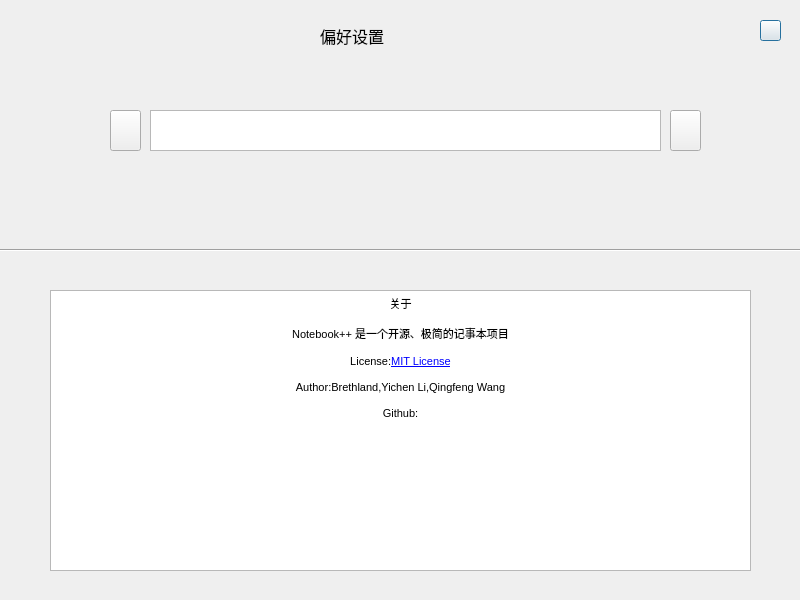
<?xml version="1.0" encoding="UTF-8"?>
<ui version="4.0">
 <class>settings</class>
 <widget class="QDialog" name="settings">
  <property name="geometry">
   <rect>
    <x>0</x>
    <y>0</y>
    <width>800</width>
    <height>600</height>
   </rect>
  </property>
  <property name="minimumSize">
   <size>
    <width>640</width>
    <height>480</height>
   </size>
  </property>
  <property name="maximumSize">
   <size>
    <width>1024</width>
    <height>768</height>
   </size>
  </property>
  <property name="windowTitle">
   <string>Dialog</string>
  </property>
  <property name="styleSheet">
   <string notr="true"/>
  </property>
  <widget class="QLabel" name="settingsTitle">
   <property name="geometry">
    <rect>
     <x>320</x>
     <y>20</y>
     <width>221</width>
     <height>31</height>
    </rect>
   </property>
   <property name="font">
    <font>
     <family>Iosevka Light</family>
     <pointsize>12</pointsize>
     <weight>50</weight>
     <italic>false</italic>
     <bold>false</bold>
    </font>
   </property>
   <property name="text">
    <string>偏好设置</string>
   </property>
  </widget>
  <widget class="QPushButton" name="settingsClose">
   <property name="geometry">
    <rect>
     <x>760</x>
     <y>20</y>
     <width>21</width>
     <height>21</height>
    </rect>
   </property>
   <property name="text">
    <string/>
   </property>
   <property name="icon">
    <iconset resource="button.qrc">
     <normaloff>:/src/alt.png</normaloff>:/src/alt.png</iconset>
   </property>
   <property name="iconSize">
    <size>
     <width>30</width>
     <height>30</height>
    </size>
   </property>
  </widget>
  <widget class="QPushButton" name="lock">
   <property name="geometry">
    <rect>
     <x>110</x>
     <y>110</y>
     <width>31</width>
     <height>41</height>
    </rect>
   </property>
   <property name="text">
    <string/>
   </property>
   <property name="icon">
    <iconset resource="button.qrc">
     <normaloff>:/src/lock.png</normaloff>:/src/lock.png</iconset>
   </property>
  </widget>
  <widget class="QPushButton" name="passConfirm">
   <property name="geometry">
    <rect>
     <x>670</x>
     <y>110</y>
     <width>31</width>
     <height>41</height>
    </rect>
   </property>
   <property name="text">
    <string/>
   </property>
   <property name="icon">
    <iconset resource="button.qrc">
     <normaloff>:/src/check.png</normaloff>:/src/check.png</iconset>
   </property>
  </widget>
  <widget class="Line" name="line">
   <property name="geometry">
    <rect>
     <x>0</x>
     <y>240</y>
     <width>1071</width>
     <height>21</height>
    </rect>
   </property>
   <property name="orientation">
    <enum>Qt::Horizontal</enum>
   </property>
  </widget>
  <widget class="QTextBrowser" name="about">
   <property name="geometry">
    <rect>
     <x>50</x>
     <y>290</y>
     <width>701</width>
     <height>281</height>
    </rect>
   </property>
   <property name="styleSheet">
    <string notr="true"/>
   </property>
   <property name="html">
    <string>&lt;!DOCTYPE HTML PUBLIC &quot;-//W3C//DTD HTML 4.0//EN&quot; &quot;http://www.w3.org/TR/REC-html40/strict.dtd&quot;&gt;
&lt;html&gt;&lt;head&gt;&lt;meta name=&quot;qrichtext&quot; content=&quot;1&quot; /&gt;&lt;style type=&quot;text/css&quot;&gt;
p, li { white-space: pre-wrap; }
&lt;/style&gt;&lt;/head&gt;&lt;body style=&quot; font-family:'SimSun'; font-size:9pt; font-weight:400; font-style:normal;&quot;&gt;
&lt;p align=&quot;center&quot; style=&quot; margin-top:0px; margin-bottom:0px; margin-left:0px; margin-right:0px; -qt-block-indent:0; text-indent:0px;&quot;&gt;&lt;span style=&quot; font-size:8pt;&quot;&gt;关于&lt;/span&gt;&lt;/p&gt;
&lt;p align=&quot;center&quot; style=&quot;-qt-paragraph-type:empty; margin-top:0px; margin-bottom:0px; margin-left:0px; margin-right:0px; -qt-block-indent:0; text-indent:0px; font-size:8pt;&quot;&gt;&lt;br /&gt;&lt;/p&gt;
&lt;p align=&quot;center&quot; style=&quot; margin-top:0px; margin-bottom:0px; margin-left:0px; margin-right:0px; -qt-block-indent:0; text-indent:0px;&quot;&gt;&lt;span style=&quot; font-size:8pt;&quot;&gt;Notebook++ 是一个开源、极简的记事本项目&lt;/span&gt;&lt;/p&gt;
&lt;p align=&quot;center&quot; style=&quot;-qt-paragraph-type:empty; margin-top:0px; margin-bottom:0px; margin-left:0px; margin-right:0px; -qt-block-indent:0; text-indent:0px; font-size:8pt;&quot;&gt;&lt;br /&gt;&lt;/p&gt;
&lt;p align=&quot;center&quot; style=&quot; margin-top:0px; margin-bottom:0px; margin-left:0px; margin-right:0px; -qt-block-indent:0; text-indent:0px;&quot;&gt;&lt;span style=&quot; font-size:8pt;&quot;&gt;License:&lt;/span&gt;&lt;a href=&quot;https://opensource.org/licenses/MIT&quot;&gt;&lt;span style=&quot; font-size:8pt; text-decoration: underline; color:#0000ff;&quot;&gt;MIT License&lt;/span&gt;&lt;/a&gt;&lt;/p&gt;
&lt;p align=&quot;center&quot; style=&quot;-qt-paragraph-type:empty; margin-top:0px; margin-bottom:0px; margin-left:0px; margin-right:0px; -qt-block-indent:0; text-indent:0px; font-size:8pt;&quot;&gt;&lt;br /&gt;&lt;/p&gt;
&lt;p align=&quot;center&quot; style=&quot; margin-top:0px; margin-bottom:0px; margin-left:0px; margin-right:0px; -qt-block-indent:0; text-indent:0px;&quot;&gt;&lt;span style=&quot; font-size:8pt;&quot;&gt;Author:Brethland,Yichen Li,Qingfeng Wang&lt;/span&gt;&lt;/p&gt;
&lt;p align=&quot;center&quot; style=&quot;-qt-paragraph-type:empty; margin-top:0px; margin-bottom:0px; margin-left:0px; margin-right:0px; -qt-block-indent:0; text-indent:0px; font-size:8pt;&quot;&gt;&lt;br /&gt;&lt;/p&gt;
&lt;p align=&quot;center&quot; style=&quot; margin-top:0px; margin-bottom:0px; margin-left:0px; margin-right:0px; -qt-block-indent:0; text-indent:0px;&quot;&gt;&lt;span style=&quot; font-size:8pt;&quot;&gt;Github:&lt;/span&gt;&lt;/p&gt;&lt;/body&gt;&lt;/html&gt;</string>
   </property>
  </widget>
  <widget class="QTextEdit" name="pass">
   <property name="geometry">
    <rect>
     <x>150</x>
     <y>110</y>
     <width>511</width>
     <height>41</height>
    </rect>
   </property>
  </widget>
 </widget>
 <resources>
  <include location="button.qrc"/>
 </resources>
 <connections>
  <connection>
   <sender>settingsClose</sender>
   <signal>clicked()</signal>
   <receiver>settings</receiver>
   <slot>close()</slot>
   <hints>
    <hint type="sourcelabel">
     <x>985</x>
     <y>25</y>
    </hint>
    <hint type="destinationlabel">
     <x>511</x>
     <y>383</y>
    </hint>
   </hints>
  </connection>
 </connections>
</ui>
